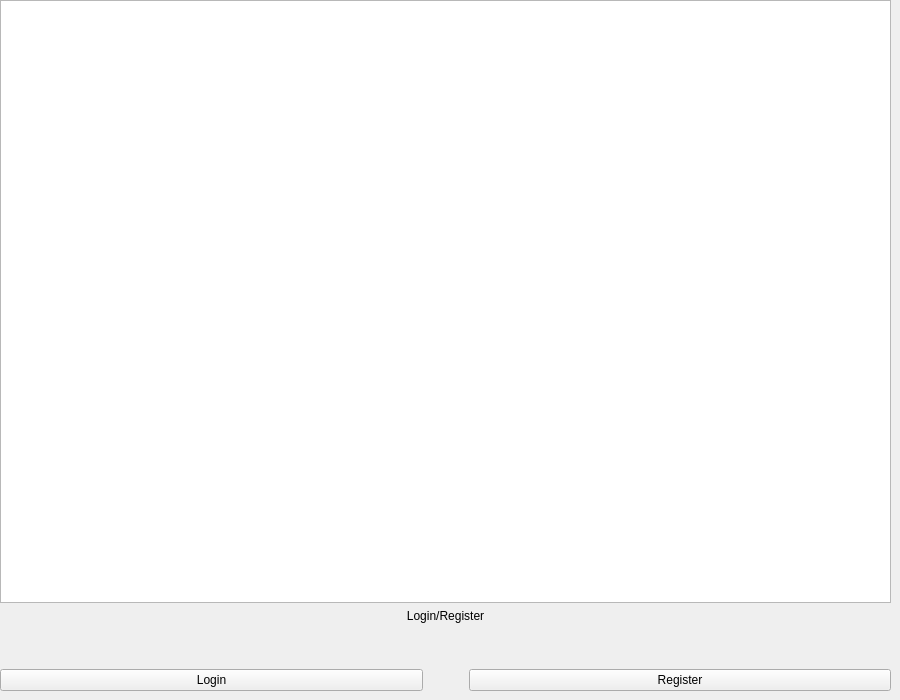
    <widget class="QWidget" name="page">
     <widget class="QWidget" name="verticalLayoutWidget">
      <property name="geometry">
       <rect>
        <x>0</x>
        <y>0</y>
        <width>891</width>
        <height>691</height>
       </rect>
      </property>
      <layout class="QVBoxLayout" name="verticalLayout">
       <property name="sizeConstraint">
        <enum>QLayout::SetMaximumSize</enum>
       </property>
       <item>
        <widget class="QGraphicsView" name="graphicsView"/>
       </item>
       <item>
        <widget class="QLabel" name="label">
         <property name="text">
          <string>Login/Register</string>
         </property>
         <property name="alignment">
          <set>Qt::AlignCenter</set>
         </property>
        </widget>
       </item>
       <item>
        <spacer name="verticalSpacer">
         <property name="orientation">
          <enum>Qt::Vertical</enum>
         </property>
         <property name="sizeType">
          <enum>QSizePolicy::Minimum</enum>
         </property>
         <property name="sizeHint" stdset="0">
          <size>
           <width>20</width>
           <height>40</height>
          </size>
         </property>
        </spacer>
       </item>
       <item>
        <layout class="QHBoxLayout" name="horizontalLayout">
         <item>
          <widget class="QPushButton" name="pushButton">
           <property name="text">
            <string>Login</string>
           </property>
          </widget>
         </item>
         <item>
          <spacer name="horizontalSpacer">
           <property name="orientation">
            <enum>Qt::Horizontal</enum>
           </property>
           <property name="sizeType">
            <enum>QSizePolicy::Minimum</enum>
           </property>
           <property name="sizeHint" stdset="0">
            <size>
             <width>40</width>
             <height>20</height>
            </size>
           </property>
          </spacer>
         </item>
         <item>
          <widget class="QPushButton" name="pushButton_2">
           <property name="text">
            <string>Register</string>
           </property>
          </widget>
         </item>
        </layout>
       </item>
      </layout>
     </widget>
    </widget>
